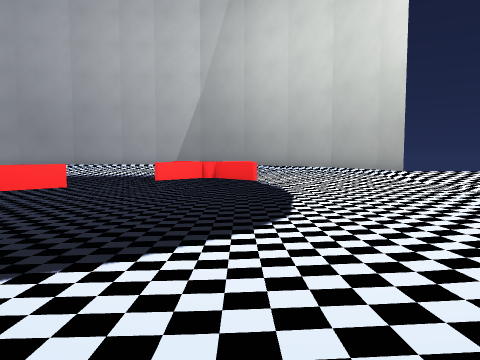
view 1 (above)

16 first-person views from a walk through a level from a Godot 3-D game. The camera is 1.2 m above the floor, tilts 4° down and sees 70° across. The floor is counted in squares, 2 m on a side. Each view is taken from the middle of a square. On the plan, view 1 faces up. The plan holds only what a view shows up to about 10 squares ahead; the rest is blank. Some surface patterns are stand-ins.

view 2
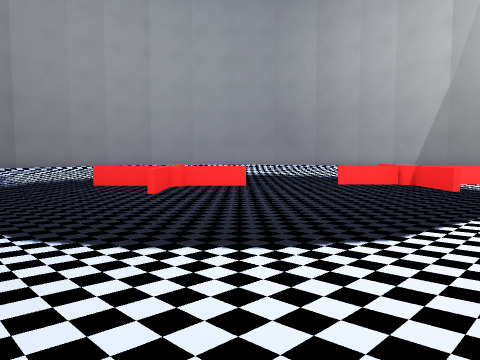

view 3
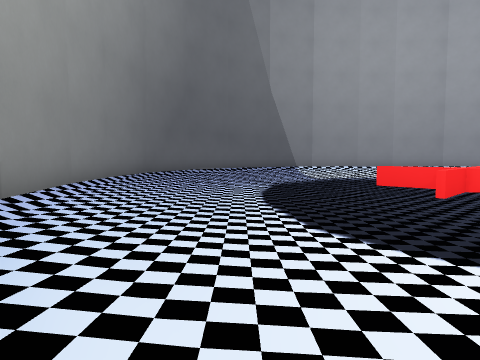

view 4
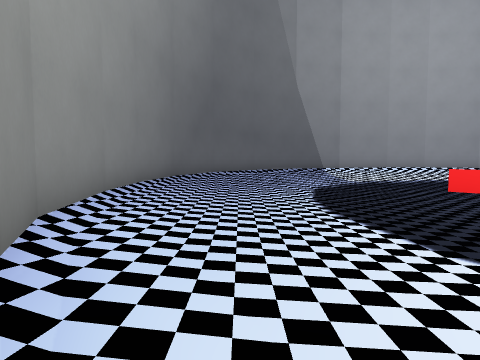

view 5
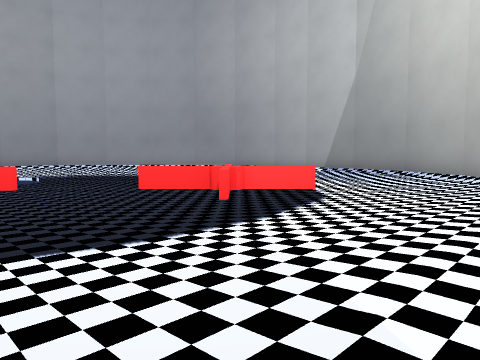

view 6
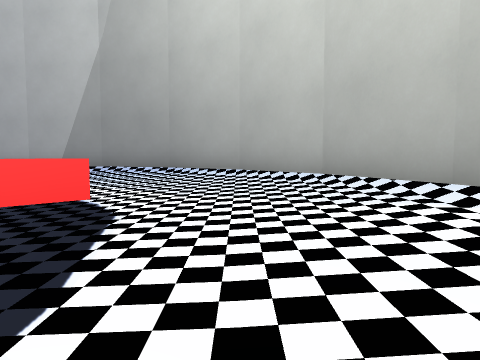

view 7
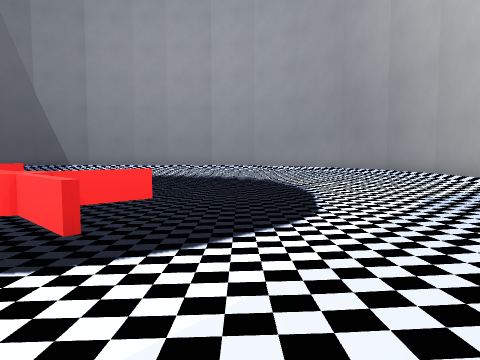

view 8
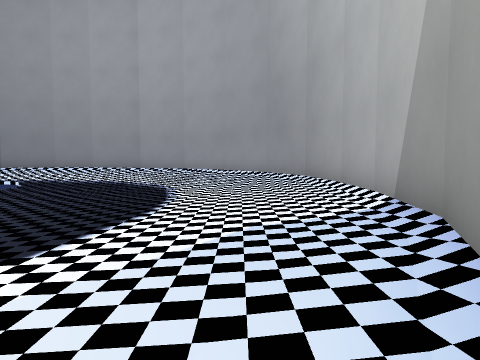

view 9
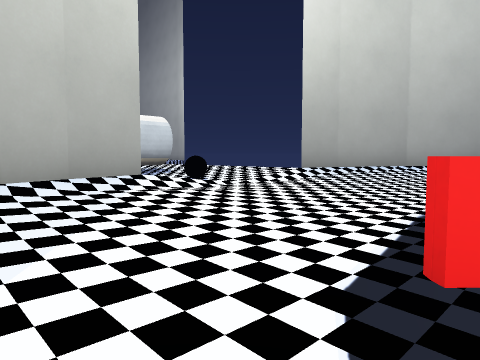

view 10
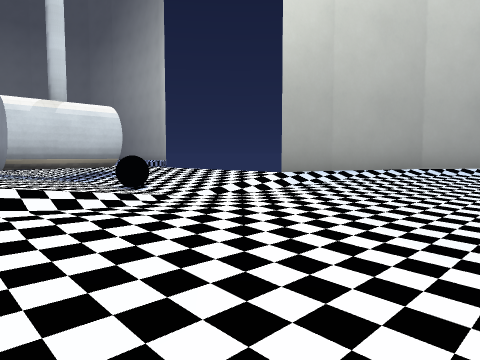

view 11
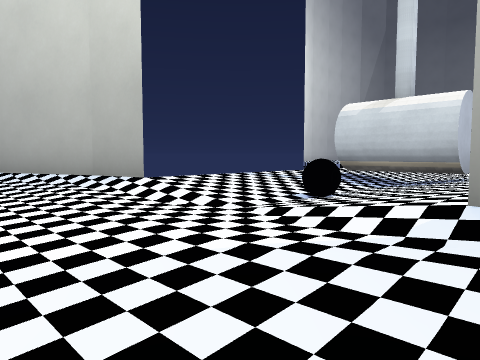

view 12
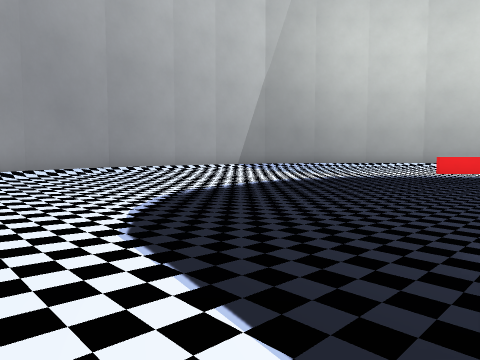

view 13
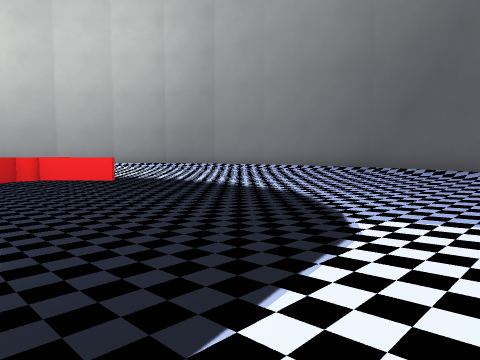

view 14
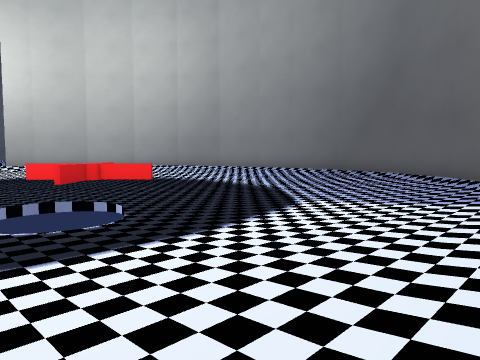

view 15
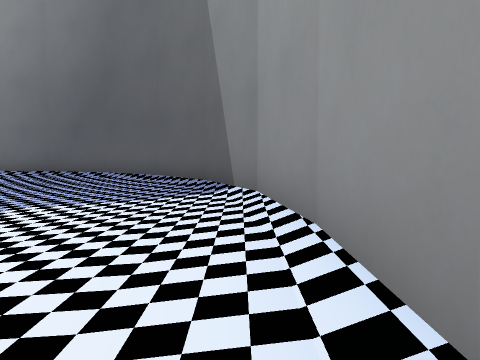

view 16
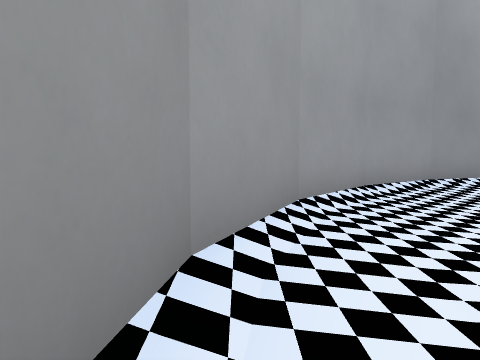

### Floor plan
Key: @ floor where view 1 was taken; # wall or solid block; . main floor; : floor 0.25 m higher than the main floor; - floor 0.25 m lower than the main floor; + floor 0.5 m higher than the main floor; / step, stairs or slope; = window, fence, low wall or low ledge; ^ raised ledge; T thing the floor can be seen under or through; O other object.
Columns run from 15 left of view 1 to 12 right of it. Each row starts with its distance up from view 1.
 17      ###########
 16     ##/:::::::/##
 15   ##///.......///##
 14   #//...........//#
 13  ##/............./##
 12  #/:...-------...:/#
 11 ##/...---------.../##
 10 #//..--------#^=..//#
  9 #//..--------#^#..:/+++++++
  8 #:/..-  --------..:::O::T:::
  7 #:/..-  --------..::::::T:::
  6 #//..-----##----..:/+++++++
  5 #//..-----^#---...//#
  4 ##/...----##---.../##
  3  #/:...-------...:/#
  2  ##/............./##
  1   #//...........//#
  0   ##///......./@/#
 -1     ##/:::::::/
 -2      ##########

Positions as (right, up) in squares from view 1, and headings:
1: (0, 0), facing up
2: (2, 1), facing up-left
3: (2, 1), facing left
4: (1, 0), facing left
5: (4, 5), facing up-left
6: (2, 7), facing up
7: (3, 12), facing left
8: (1, 15), facing left
9: (0, 12), facing down-right
10: (1, 10), facing down-right
11: (2, 5), facing up-right
12: (-12, 8), facing up-right
13: (-12, 7), facing down-right
14: (-14, 9), facing down-right
15: (-14, 9), facing down
16: (-14, 9), facing up
